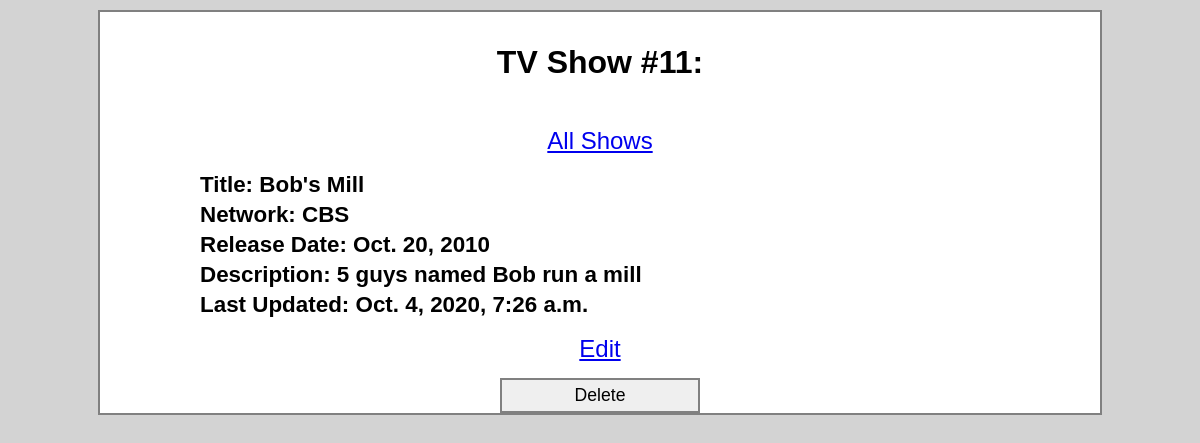
The page /shows/11 on the database its author committed.
### shows/models.py (models this page shows)
class Show(models.Model):
    title = models.CharField(max_length = 255)
    network = models.CharField(max_length = 64)
    release_date = models.DateField()
    description = models.TextField()
    created_at = models.DateTimeField(auto_now_add=True)
    updated_at = models.DateTimeField(auto_now=True)
    objects = ShowManager()

### shows/views.py (the view)
# urls.py: path('shows/<int:show_id>', views.one_show), # template
def one_show(request, show_id):
    context = {
        "one_show": Show.objects.get(id=show_id)
    }
    return render(request, 'one_show.html', context)

### shows/templates/one_show.html (shortened to what this page needs)
<!DOCTYPE html>
<html lang="en">
<head>
    {% load static %}
    <link rel="stylesheet" href="{% static 'css/shows.css' %}">
</head>
<body>
    <div class="mainwrapper">
        <h1>TV Show #{{ one_show.id }}:</h1>
        <a href="/shows">All Shows</a>
        <h3>Title: {{ one_show.title }}</h3>
        <h3>Network: {{ one_show.network }}</h3>
        <h3>Release Date: {{ one_show.release_date }}</h3>
        <p><strong>Description: {{ one_show.description }}</strong></p>
        <h4>Last Updated: {{ one_show.updated_at }}</h4>
        <a href="/shows/{{one_show.id}}/edit">Edit</a>
        <div class="smallDelete">
            <form action="/shows/{{one_show.id}}/destroy" method="POST">
                <input class="deleteButton" type="submit" value="Delete">
            </form>
        </div>
    </div>
</body>
</html>

### shows/static/css/shows.css (style rules this page uses)
* { outline: 0; padding: 0; margin: 0; border: 0; }
body { font-family: 'Gill Sans', 'Gill Sans MT', Calibri, 'Trebuchet MS', sans-serif; background-color: lightgray; }
.mainwrapper { width: 1000px; margin: 10px auto; border: 2px solid grey; background-color: white; }
h1 { text-align: center; line-height: 100px; }
a { font-size: 1.5em; display: block; margin: 15px; text-align: center; }
input, textarea { display: inline-block; padding: 5px 10px; width: 20%; text-align: left; font-size: 1.1em; border: 2px solid grey; }
.deleteButton { width: 100%; text-align: center; }
h3, h4, p { line-height: 30px; margin: 0 0 0 10%; font-size: 1.4em; }
.smallDelete { margin: 0 auto; width: 20%; text-align: center; }

### rows shown on the page
Show: id "11", title "Bob's Mill", network "CBS", release_date "Oct. 20, 2010", description "5 guys named Bob run a mill", updated_at "Oct. 4, 2020, 7:26 a.m."
